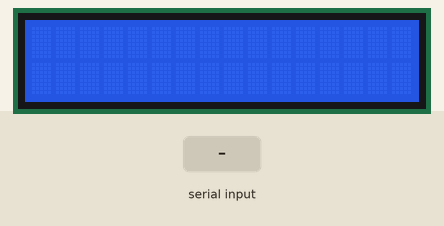
This sketch was run on a simulated Arduino Uno, built with avr-gcc and run on an emulated ATmega328P. Shown: 16×2 character LCD. The test bench sets the inputs (shaded band). What the sketch prints to the serial monitor is not drawn.

Above: at 1.2 s.
1.3 s: byte 30 received over Serial
2.8 s: byte 90 received over Serial
At 3.9 s:
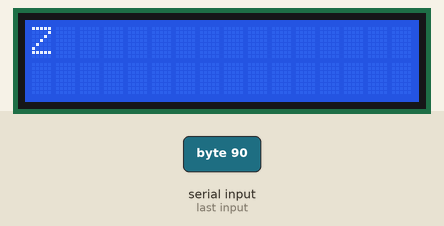
4.3 s: byte 120 received over Serial
At 5.1 s:
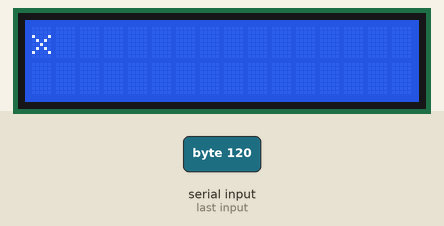
Timing chart, 0 to 7.3 s (numbered marks = the images above; inputs shaded):
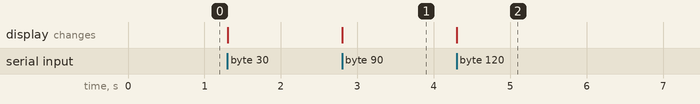

The sketch:

arduino_i2c_lcd.ino
```cpp
#include <LiquidCrystal_I2C.h>


  LiquidCrystal_I2C lcd(0x27, 16, 2);
void setup() {
  // put your setup code here, to run once:
  lcd.init();
  lcd.backlight();
  Serial.begin(115200);
}

byte inByte = 0;
void loop() {
  // put your main code here, to run repeatedly:
  if (Serial.available() > 0) {
    inByte = Serial.read();
    lcd.setCursor(0, 0);
    if (inByte != 10) {

      lcd.write(inByte);
      Serial.print("Recieved: ");
      Serial.println(inByte);
    }
    lcd.flush();
  }
  //delay(500);
}
```

Measured:
- after the input at 2.8 s, the display: changes at once (image 1)
- after the input at 4.3 s, the display: changes at once (image 2)
